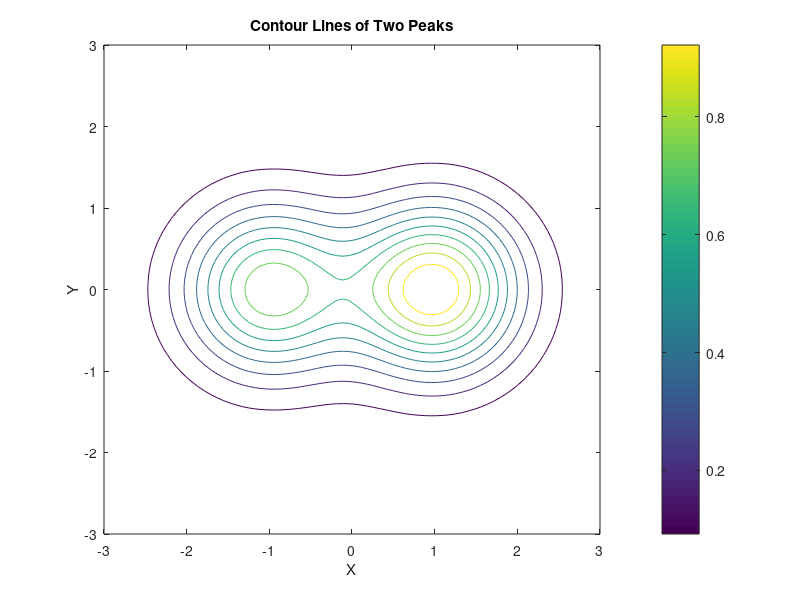

Write MATLAB code to recreate this figure.
% contour - 2D contour plot
% Demonstrates contour lines of a two-peaked surface

x = linspace(-3, 3, 80);
y = linspace(-3, 3, 80);
[X, Y] = meshgrid(x, y);
Z = exp(-((X - 1).^2 + Y.^2)) + 0.8 * exp(-((X + 1).^2 + Y.^2));

figure;
contour(X, Y, Z);
title('Contour Lines of Two Peaks');
xlabel('X');
ylabel('Y');
colorbar;
